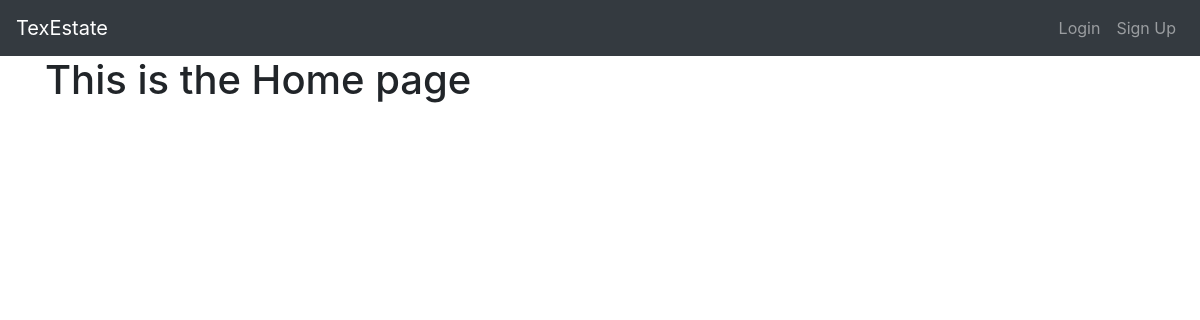
Page /home on the earlier database version.
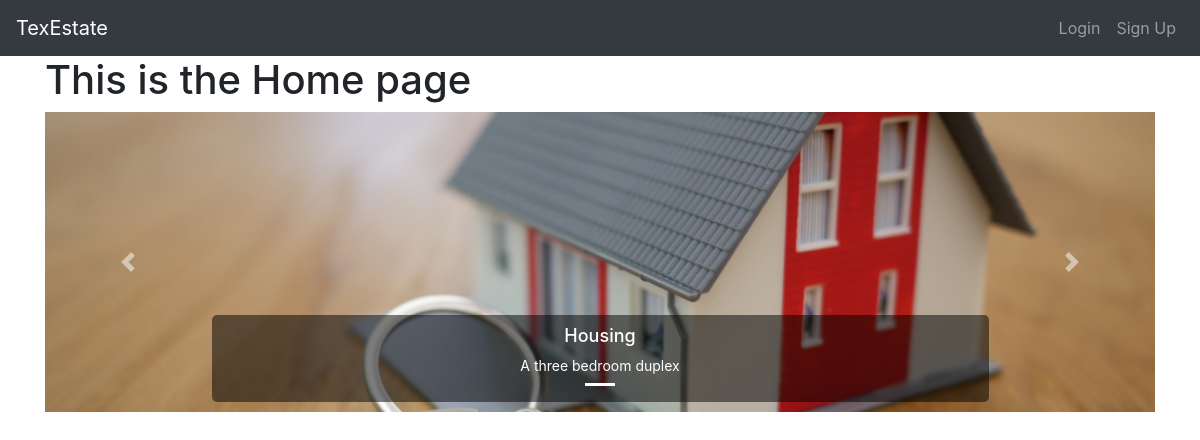
Same page on the later database version.
### website/models.py (models this page shows)
class Image(db.Model):
    id = db.Column(db.Integer, primary_key=True)
    filename = db.Column(db.String(255))
    filepath = db.Column(db.String(255))
    property_id = db.Column(db.Integer, db.ForeignKey('property.id'))
    property = db.relationship('Property', backref='images')
    def get_image_url(self):
        return url_for('static', filename=self.filepath)

class Property(db.Model):
    id = db.Column(db.Integer, primary_key=True)
    title = db.Column(db.String(100), nullable=False)
    description = db.Column(db.Text, nullable=False)
    price = db.Column(db.Float, nullable=False)
    location = db.Column(db.String(100), nullable=False)
    photo = db.Column(db.String(100), nullable=False)
    user_id = db.Column(db.Integer, db.ForeignKey('user.id'), nullable=False)

### website/views.py (the view)
@views.route('/home')
def home():
    images = Image.query.all()
    return render_template('home.html', user=current_user,images=images)

### website/templates/home.html (shortened to what this page needs)
{% extends "base.html" %} {% block title %}Home{% endblock %} {% block content
%}
<h1>This is the Home page</h1>
<div class="bd-example">
  <div id="carouselExampleCaptions" class="carousel slide" data-ride="carousel">
    <ol class="carousel-indicators">
      {% for image in images %}
      <li
        data-target="#carouselExampleCaptions"
        data-slide-to="{{ loop.index0 }}"
        {%
        if
        loop.first
        %}class="active"
        {%
        endif
        %}
      ></li>
      {% endfor %}
    </ol>
    <div class="carousel-inner">
      {% for image in images %}
      <div class="carousel-item {% if loop.first %}active{% endif %}">
        <img
          src="{{ image.get_image_url() }}"
          class="d-block w-100"
          alt="{{ image.property.title }}"
        />
        <div class="carousel-caption d-none d-md-block">
          <h5>{{ image.property.title }}</h5>
          <p>{{ image.property.description }}</p>
        </div>
      </div>
      {% endfor %}
    </div>
    <a
      class="carousel-control-prev"
      href="#carouselExampleCaptions"
      role="button"
      data-slide="prev"
    >
      <span class="carousel-control-prev-icon" aria-hidden="true"></span>
    </a>
    <a
      class="carousel-control-next"
      href="#carouselExampleCaptions"
      role="button"
      data-slide="next"
    >
      <span class="carousel-control-next-icon" aria-hidden="true"></span>
    </a>
  </div>
</div>
{% endblock %}

### website/templates/base.html (shortened to what this page needs)
<!DOCTYPE html>
<html>
  <head>
    <link
      rel="stylesheet"
      type="text/css"
      href="{{ url_for('static', filename='styles.css') }}"
    />
    <link
      rel="stylesheet"
      href="https://stackpath.bootstrapcdn.com/bootstrap/4.4.1/css/bootstrap.min.css"
    />
    <link
      rel="stylesheet"
      href="https://stackpath.bootstrapcdn.com/font-awesome/4.7.0/css/font-awesome.min.css"
    />
  </head>
  <body>
    <nav class="navbar navbar-expand-lg navbar-dark bg-dark">
      <a class="navbar-brand" href="#">TexEstate</a>
      <div class="collapse navbar-collapse" id="navbar">
        <div class="navbar-nav ml-auto">
          {% if user.is_authenticated %}
          <a class="nav-item nav-link" id="home" href="/home">Home</a>
          <a class="nav-item nav-link" id="logout" href="/logout">Logout</a>
          {% else %}
          <a class="nav-item nav-link" id="login" href="/login">Login</a>
          <a class="nav-item nav-link" id="sign_up" href="/sign_up">Sign Up</a>
          {% endif%}
        </div>
      </div>
    </nav>
    <div class="container">{% block content %} {% endblock %}</div>
  </body>
</html>

### website/static/styles.css (style rules this page uses)
body { overflow-y: hidden; }

### website/templates/home.html (style rules this page uses)
.carousel-item img { max-height: 300px; width: 50%; object-fit: cover; }
.carousel-caption { background-color: rgba(0, 0, 0, 0.5); padding: 10px; border-radius: 5px; bottom: 10px; }
.carousel-caption h5 { font-size: 18px; color: #fff; }
.carousel-caption p { font-size: 14px; color: #fff; }

Differences in the rows shown:
added Image: get_image_url (picture), property "Housing", property.description "A three bedroom duplex"
